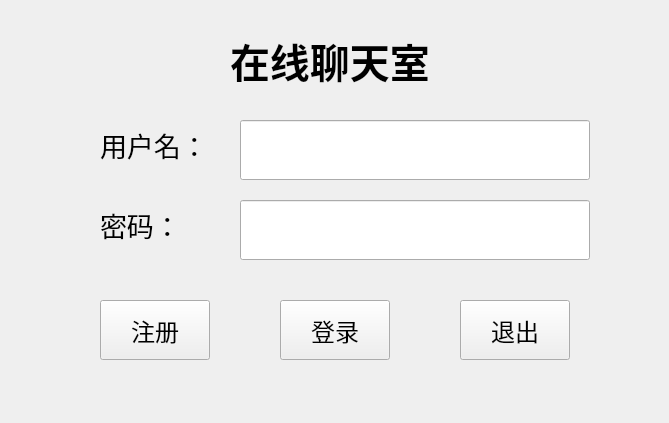
<?xml version="1.0" encoding="UTF-8"?>
<ui version="4.0">
 <class>LoginWindow</class>
 <widget class="QWidget" name="LoginWindow">
  <property name="geometry">
   <rect>
    <x>0</x>
    <y>0</y>
    <width>669</width>
    <height>423</height>
   </rect>
  </property>
  <property name="windowTitle">
   <string>ChatRoom</string>
  </property>
  <widget class="QLabel" name="label_UserName">
   <property name="geometry">
    <rect>
     <x>100</x>
     <y>110</y>
     <width>160</width>
     <height>70</height>
    </rect>
   </property>
   <property name="font">
    <font>
     <pointsize>20</pointsize>
    </font>
   </property>
   <property name="text">
    <string>用户名：</string>
   </property>
  </widget>
  <widget class="QLineEdit" name="lineEdit_UserName">
   <property name="geometry">
    <rect>
     <x>240</x>
     <y>120</y>
     <width>350</width>
     <height>60</height>
    </rect>
   </property>
   <property name="font">
    <font>
     <pointsize>20</pointsize>
    </font>
   </property>
   <property name="text">
    <string/>
   </property>
  </widget>
  <widget class="QLineEdit" name="lineEdit_PassWord">
   <property name="geometry">
    <rect>
     <x>240</x>
     <y>200</y>
     <width>350</width>
     <height>60</height>
    </rect>
   </property>
   <property name="font">
    <font>
     <pointsize>20</pointsize>
    </font>
   </property>
  </widget>
  <widget class="QPushButton" name="pushButton_SignIn">
   <property name="geometry">
    <rect>
     <x>100</x>
     <y>300</y>
     <width>110</width>
     <height>60</height>
    </rect>
   </property>
   <property name="font">
    <font>
     <pointsize>18</pointsize>
    </font>
   </property>
   <property name="text">
    <string>注册</string>
   </property>
  </widget>
  <widget class="QPushButton" name="pushButton_LogIn">
   <property name="geometry">
    <rect>
     <x>280</x>
     <y>300</y>
     <width>110</width>
     <height>60</height>
    </rect>
   </property>
   <property name="font">
    <font>
     <pointsize>18</pointsize>
    </font>
   </property>
   <property name="text">
    <string>登录</string>
   </property>
  </widget>
  <widget class="QPushButton" name="pushButton_Exit">
   <property name="geometry">
    <rect>
     <x>460</x>
     <y>300</y>
     <width>110</width>
     <height>60</height>
    </rect>
   </property>
   <property name="font">
    <font>
     <pointsize>18</pointsize>
    </font>
   </property>
   <property name="text">
    <string>退出</string>
   </property>
  </widget>
  <widget class="QLabel" name="label_PassWord">
   <property name="geometry">
    <rect>
     <x>100</x>
     <y>190</y>
     <width>160</width>
     <height>70</height>
    </rect>
   </property>
   <property name="font">
    <font>
     <pointsize>20</pointsize>
    </font>
   </property>
   <property name="text">
    <string>密码：</string>
   </property>
  </widget>
  <widget class="QLabel" name="label_Title">
   <property name="geometry">
    <rect>
     <x>230</x>
     <y>30</y>
     <width>261</width>
     <height>61</height>
    </rect>
   </property>
   <property name="font">
    <font>
     <pointsize>30</pointsize>
     <weight>75</weight>
     <bold>true</bold>
    </font>
   </property>
   <property name="text">
    <string>在线聊天室</string>
   </property>
  </widget>
 </widget>
 <resources/>
 <connections/>
</ui>
